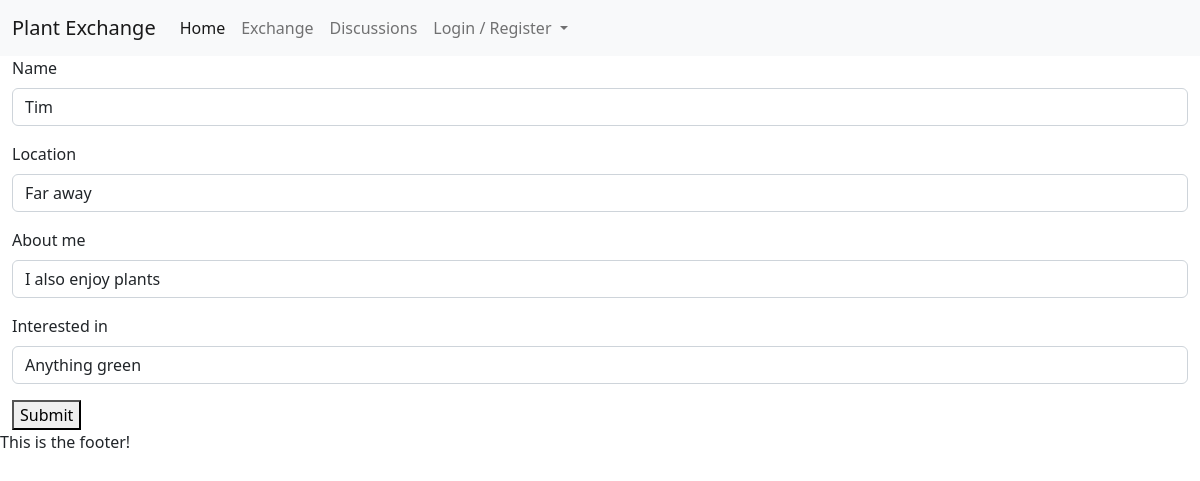
The page /profiles/edit/2 on the database its author committed.
### profiles/models.py (models this page shows, shortened)
class Profile(models.Model):
    user = models.OneToOneField(User, on_delete=models.CASCADE)
    name = models.CharField(max_length=20, null=True, blank=True)
    location = models.CharField(max_length=40, null=True, blank=True, default='Private')
    about_me = models.CharField(max_length=140, null=True, blank=True)
    interested_in = models.CharField(max_length=140, null=True, blank=True)
    created_on = models.DateField(auto_now_add=True)

### profiles/views.py (the view)
# urls.py: path('edit/<pk>', views.ProfileUpdate.as_view(), name='edit_profile'),
class ProfileUpdate(UpdateView):
    model = Profile
    fields = ['name', 'location', 'about_me', 'interested_in']
    template_name = 'profiles/update_profile.html'

### profiles/templates/profiles/update_profile.html (shortened to what this page needs)
{% extends 'base.html' %}
{% load crispy_forms_tags %}
{% block content %}
<section class="container-fluid">
    <div class="col">
        <form method="POST">
            {{ form|crispy }}
            <button type="submit">Submit</button>
        </form>
    </div>
</section>
{% endblock content %}

### rows shown on the page
Profile: name "Tim", location "Far away", about_me "I also enjoy plants", interested_in "Anything green"
